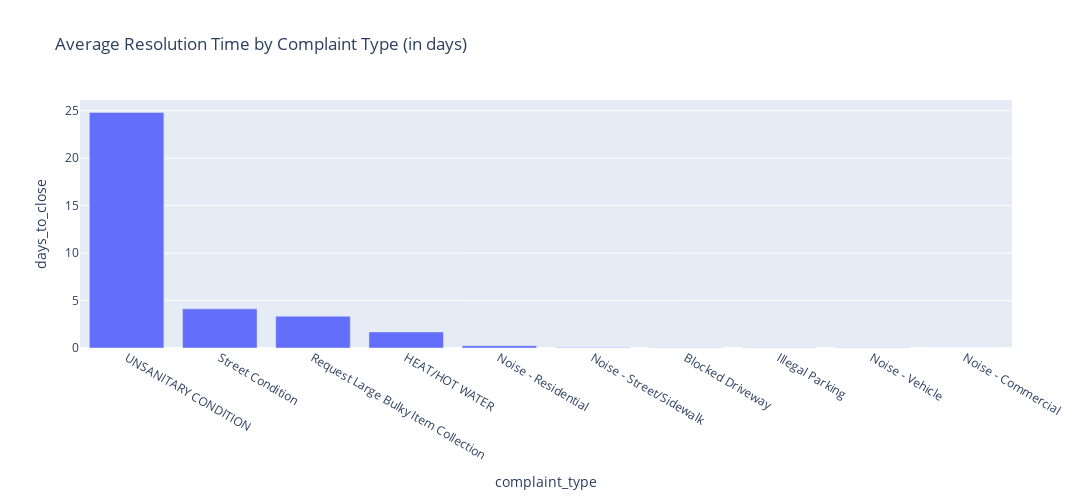

This figure's notebook cell:
### Markdown cell above
### resolution time by complaint type

### Code cell
# Unsanitary conditions, street conditions, request large bulky item collection, and heat/hot water issues require longer resolution time

condition = (

    (df['borough'].isin(['MANHATTAN', 'BRONX', 'BROOKLYN', 'QUEENS', 'STATEN ISLAND'])) &
    (df['status']== 'Closed') &
    df['complaint_type'].isin(top_complaint_types)
)

resolution_time = df[condition].groupby('complaint_type').agg({'days_to_close': 'mean'}).reset_index().sort_values(by='days_to_close', ascending=False)

fig = px.bar(
    resolution_time,
    x='complaint_type',
    y='days_to_close',
    title='Average Resolution Time by Complaint Type (in days)',
)
fig.update_layout(width=1200, height=500)

### Figure 1 — Plotly figure (JSON) as saved in the notebook; plotly's stock layout.template omitted (floating-point values rounded to 4 significant figures)
{"data": [{"hovertemplate": "complaint_type=%{x}<br>days_to_close=%{y}<extra></extra>", "legendgroup": "", "marker": {"color": "#636efa", "pattern": {"shape": ""}}, "name": "", "orientation": "v", "showlegend": false, "textposition": "auto", "type": "bar", "x": ["UNSANITARY CONDITION", "Street Condition", "Request Large Bulky Item Collection", "HEAT/HOT WATER", "Noise - Residential", "Noise - Street/Sidewalk", "Blocked Driveway", "Illegal Parking", "Noise - Vehicle", "Noise - Commercial"], "xaxis": "x", "y": [24.81, 4.126, 3.351, 1.694, 0.2417, 0.05285, 0.03186, 0.01845, 0.0178, 0.01278], "yaxis": "y"}], "layout": {"barmode": "relative", "height": 500, "legend": {"tracegroupgap": 0}, "title": {"text": "Average Resolution Time by Complaint Type (in days)"}, "width": 1200, "xaxis": {"anchor": "y", "domain": [0, 1], "title": {"text": "complaint_type"}}, "yaxis": {"anchor": "x", "domain": [0, 1], "title": {"text": "days_to_close"}}}}
